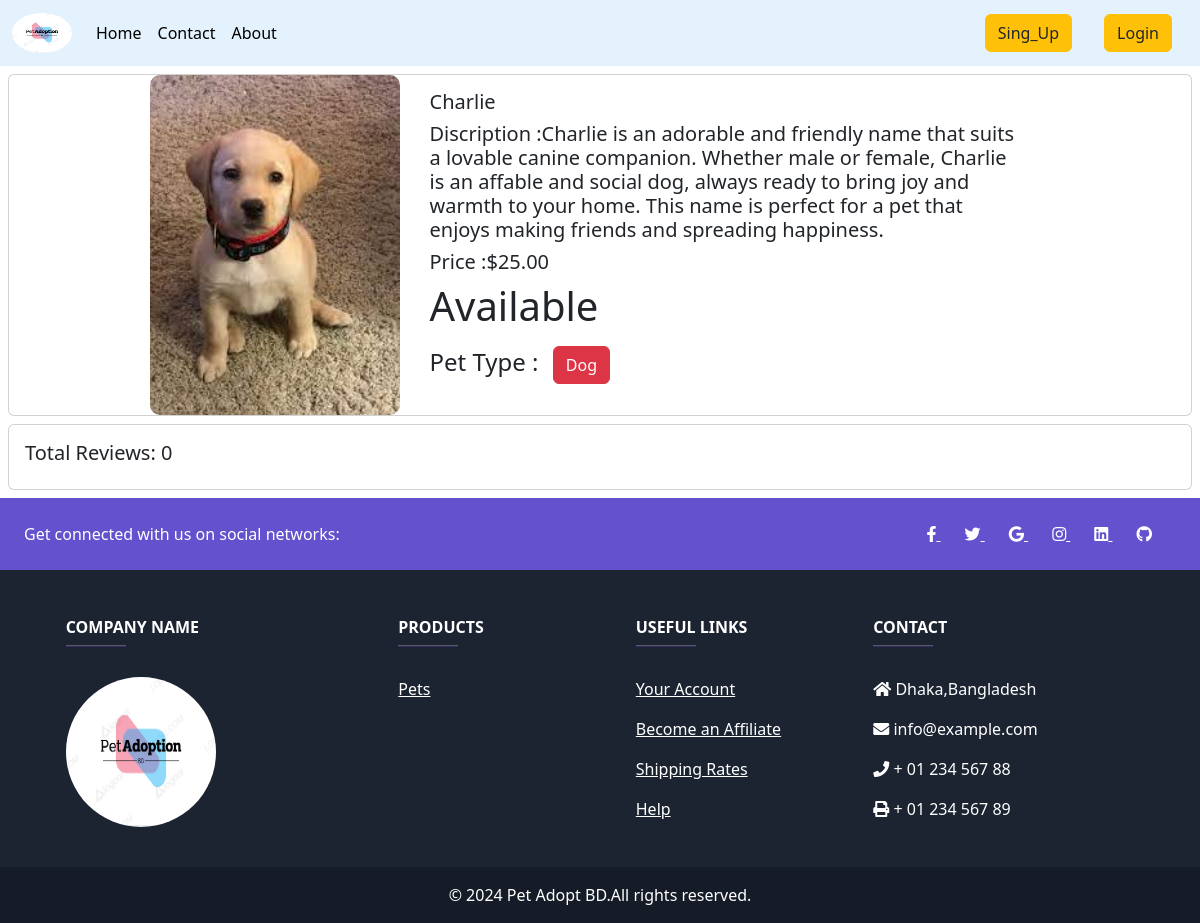
/pet_details/10, run on an earlier commit of the app's database.
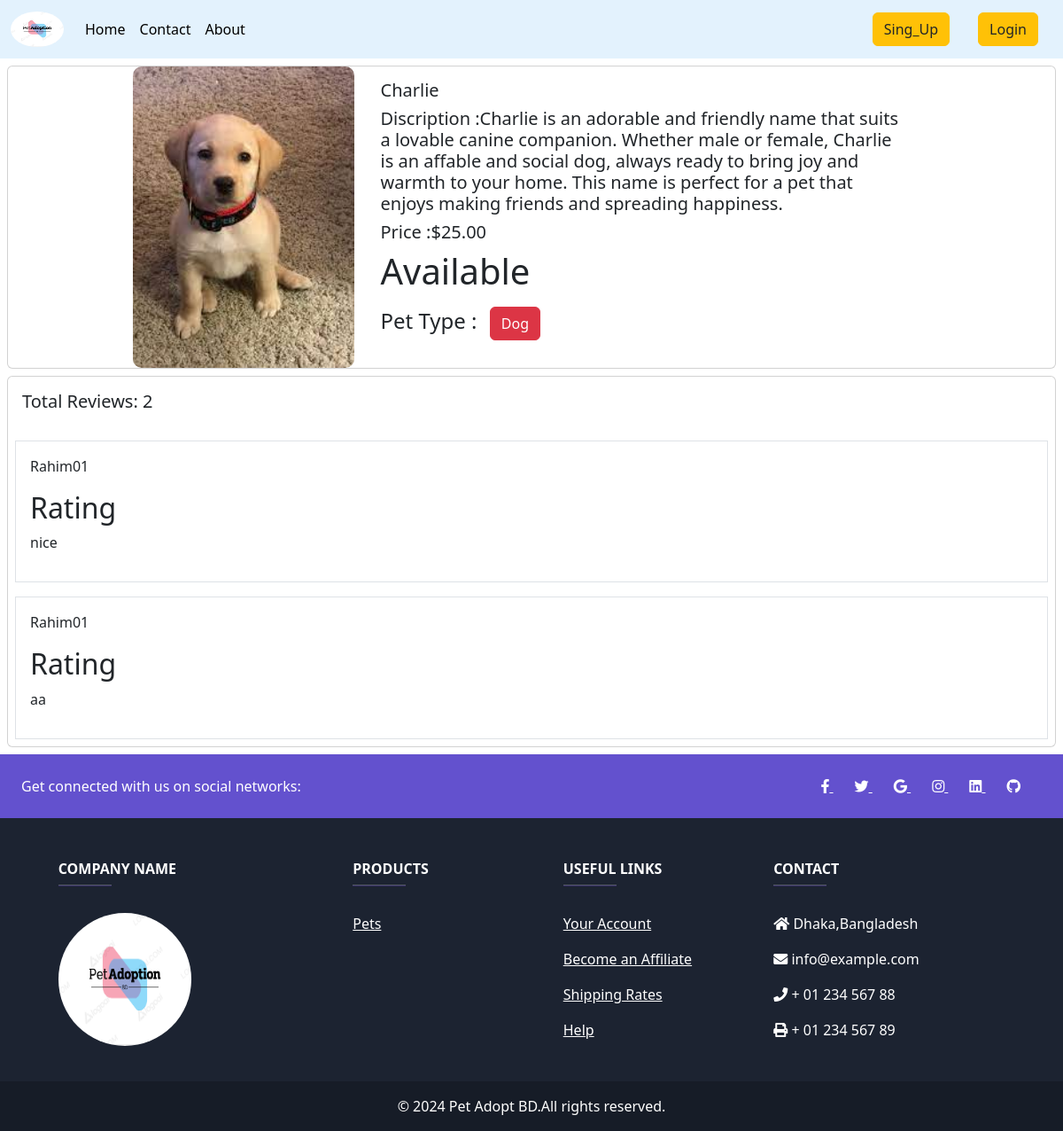
And on a later commit of the database.
### pet/models.py (models this page shows, shortened)
class pets(models.Model):
    name = models.CharField( max_length=50)
    pet_type = models.ForeignKey(pet_category, on_delete=models.CASCADE)
    discription = models.TextField()
    image = models.FileField(upload_to='pet/media/uploads', blank = True, null = True)
    is_available = models.BooleanField(default=True)
    price = models.DecimalField(max_digits=7, decimal_places=2)

class pet_category(models.Model):
    name = models.CharField(max_length=50)
    slug = models.SlugField(max_length=100,unique=True, null=True, blank=True)
    def __str__(self):
        return self.name

class Review(models.Model):
    user = models.ForeignKey(User, on_delete=models.CASCADE)
    pett = models.ForeignKey(pets, on_delete=models.CASCADE)
    ratting = models.CharField( max_length=50, choices=ratting)
    comment = models.TextField()

### Pet_Adoption_Platform/views.py (the view, shortened to what this page needs)
# urls.py: path('pet_details/<int:id>', views.Details.as_view(), name='Details')
class Details(DetailView):
    model = pets  # assuming 'pets' is the name of the model, change if necessary
    pk_url_kwarg = 'id'
    template_name = 'pet_details.html'
    context_object_name = 'details'
    def get_context_data(self, **kwargs):
        context = super().get_context_data(**kwargs)
        pet_model = self.object
        has_adopted_pet = Adopt.objects.filter( a_pets=pet_model).exists()
        if has_adopted_pet:
            reviews = pet_model.review_set.all()
            review_form = ReviewForm()
        else:
            reviews = None
            review_form = None
        context['reviews'] = reviews
        context['review_form'] = review_form
        context['has_adopted_pet'] = has_adopted_pet
        return context

### templates/pet_details.html (shortened to what this page needs)
{% extends "base.html" %}
{% load static %}
{%  load crispy_forms_tags %}
{% block css %}
<link rel="stylesheet" type="text/css" href="{% static 'css/home.css' %}">
{% endblock  %}
{% block content %}
<div class="col-12 p-img">
    <div class="card m-2 p-img">
            <div class='d-flex  align-items-center justify-content-center '>
                <div class="p-img">
                    <img src="{{details.image.url}}" class="card-img-top details-img" alt="..." >
                </div>
                <div style="width:50% ; margin">
                    <h5 class="card-title">{{details.name}}</h5>
                    <h5 class="card-title">Discription :{{details.discription}} </h5>
                    <h5 class="card-title">Price :${{details.price}} </h5>
                    {% if details.is_available %}
                    <h1>Available</h1>
                    {% else %}
                        <h1>Not Available</h1>
                    {% endif %}
                    <h4>Pet Type : <button class="btn btn-danger  m-2">{{details.pet_type}}</button></h4>
                </div>
            </div>
    </div>
</div>
<div class="card m-2">
    <h5 class="p-3">Total Reviews: {{ reviews | length }}</h5>
    {% for review in reviews %}
        <div class="card-body border m-2">
            <p>{{ review.user.username }} </p>
            <h2>Rating {{ review.rating }}</h2>
            <p>{{ review.comment }}</p>
        </div>
    {% endfor %}
</div>
        {% include "fotter.html" %}
{% endblock  %}

### templates/base.html (shortened to what this page needs)
<!DOCTYPE html>
<html lang="en">
<head>
    <link href="https://cdn.jsdelivr.net/npm/bootstrap@5.3.2/dist/css/bootstrap.min.css" rel="stylesheet">
    {% load static %}
   <link rel="stylesheet" type="text/css" href="{% static 'css/home.css' %}">
   {% block css %}{% endblock  %}
</head>
<body>
  <nav class="navbar navbar-expand-lg navbar-light" style="background-color: #e3f2fd;">
    <div class="container-fluid">
      <a class="navbar-brand" href="{% url 'home' %}"><img class="n-logo" src="{% static 'images/logo.png' %}" alt=""></a>
      <div class="collapse navbar-collapse" id="navbarSupportedContent">
        <ul class="navbar-nav me-auto mb-2 mb-lg-0">
          <li class="nav-item">
            <a class="nav-link active" aria-current="page" href="{% url 'home' %}">Home</a>
          </li>
          <li class="nav-item">
            <a class="nav-link active" aria-current="page" href="{% url 'contact' %}">Contact</a>
          </li>
          <li class="nav-item">
            <a class="nav-link active" aria-current="page" href="{% url 'about' %}">About</a>
          </li>
        </ul>
        {% if request.user.is_authenticated %}
            <h5>Welcome,{{user.username}} ($ {{ request.user.account.account_balance }}) </h5>
            <a class="mx-3 btn btn-warning text-dark" href="{% url 'profile' %}">Profile</a>
            <a class="mx-3 btn btn-danger text-dark" href="{% url 'user_logout' %}">Logout</a>
            {% else %}
            <a class="mx-3 btn btn-warning text-dark" href="{% url 'sing_up' %}">Sing_Up</a>
            <a class="mx-3 btn btn-warning text-dark" href="{% url 'user_login' %}">Login</a>
            {% endif %}
      </div>
    </div>
  </nav>
      {% block content %}{% endblock  %}
  </body>
</html>

### templates/fotter.html (shortened to what this page needs)
{% load static %}
<!DOCTYPE html>
<html lang="en">
<head>
    <link href="https://cdn.jsdelivr.net/npm/bootstrap@5.3.2/dist/css/bootstrap.min.css" rel="stylesheet">
   {% block css %}<link rel="stylesheet" type="text/css" href="{% static 'css/home.css' %}">{% endblock  %}
   <link rel="stylesheet" href="https://cdnjs.cloudflare.com/ajax/libs/font-awesome/5.15.4/css/all.min.css">
</head>
<body>
    {% block fotter %}
    <footer
          class="text-center text-lg-start text-white"
          style="background-color: #1c2331"
          >
    <section
             class="d-flex justify-content-between p-4"
             style="background-color: #6351ce"
             >
      <div class="me-5">
        <span>Get connected with us on social networks:</span>
      </div>
      <div>
        <a href="" class="text-white me-4">
          <i class="fab fa-facebook-f"></i>
        </a>
        <a href="" class="text-white me-4">
          <i class="fab fa-twitter"></i>
        </a>
        <a href="" class="text-white me-4">
          <i class="fab fa-google"></i>
        </a>
        <a href="" class="text-white me-4">
          <i class="fab fa-instagram"></i>
        </a>
        <a href="" class="text-white me-4">
          <i class="fab fa-linkedin"></i>
        </a>
        <a href="" class="text-white me-4">
          <i class="fab fa-github"></i>
        </a>
      </div>
    </section>
    <section class="">
      <div class="container text-center text-md-start mt-5">
        <div class="row mt-3">
          <div class="col-md-3 col-lg-4 col-xl-3 mx-auto mb-4">
            <h6 class="text-uppercase fw-bold">Company name</h6>
            <hr
                class="mb-4 mt-0 d-inline-block mx-auto"
                style="width: 60px; background-color: #7c4dff; height: 2px"
                />
            <p>
             <img class='f-logo' src="{% static 'images/logo.png' %}" alt="">
            </p>
          </div>
          <div class="col-md-2 col-lg-2 col-xl-2 mx-auto mb-4">
            <h6 class="text-uppercase fw-bold">Products</h6>
            <hr
                class="mb-4 mt-0 d-inline-block mx-auto"
                style="width: 60px; background-color: #7c4dff; height: 2px"
                />
            <p>
              <a href="#!" class="text-white">Pets</a>
            </p>
          </div>
          <div class="col-md-3 col-lg-2 col-xl-2 mx-auto mb-4">
            <h6 class="text-uppercase fw-bold">Useful links</h6>
            <hr
                class="mb-4 mt-0 d-inline-block mx-auto"
                style="width: 60px; background-color: #7c4dff; height: 2px"
                />
            <p>
              <a href="#!" class="text-white">Your Account</a>
            </p>
            <p>
              <a href="#!" class="text-white">Become an Affiliate</a>
            </p>
            <p>
              <a href="#!" class="text-white">Shipping Rates</a>
            </p>
            <p>
              <a href="#!" class="text-white">Help</a>
            </p>
          </div>
          <div class="col-md-4 col-lg-3 col-xl-3 mx-auto mb-md-0 mb-4">
            <h6 class="text-uppercase fw-bold">Contact</h6>
            <hr
                class="mb-4 mt-0 d-inline-block mx-auto"
                style="width: 60px; background-color: #7c4dff; height: 2px"
                />
            <p><i class="fas fa-home mr-3"></i> Dhaka,Bangladesh</p>
            <p><i class="fas fa-envelope mr-3"></i> info@example.com</p>
            <p><i class="fas fa-phone mr-3"></i> + 01 234 567 88</p>
            <p><i class="fas fa-print mr-3"></i> + 01 234 567 89</p>
          </div>
        </div>
      </div>
    </section>
    <div
         class="text-center p-3"
         style="background-color: rgba(0, 0, 0, 0.2)"
         >
         &copy; 2024 Pet Adopt BD.All rights reserved.
    </div>
  </footer>
    {% endblock  %}
</body>
</html>

### static/css/home.css (style rules this page uses)
.n-logo { width: 60px; height: 40px; border-radius: 50%; }
.f-logo { width: 150px; height: 150px; border-radius: 50%; }
.details-img { width: 250px; height: 340px; border-radius: 10px; position: relative; right: 30px; }

What changed in the data, as far as the page shows it:
added Review: user.username "Rahim01", comment "nice"
added Review: user.username "Rahim01", comment "aa"
Also different on the page:
{{ reviews | length }}: "0" → "2"
